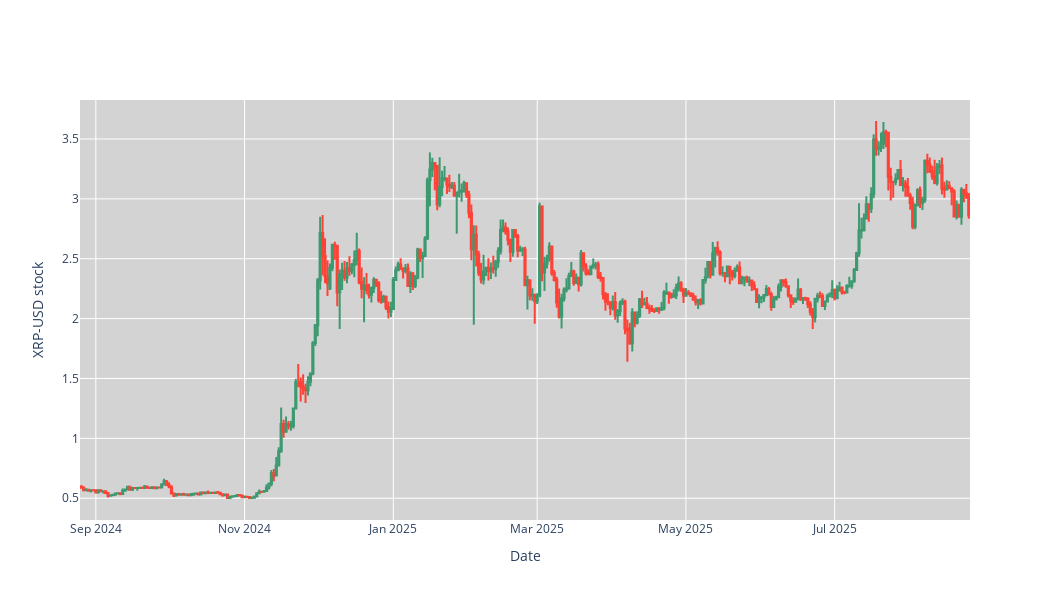

The notebook cell this image was saved under:
### Code cell
#Candlestick
fig = go.Figure(data=[go.Candlestick(x=stock_data.index, open = stock_data['Open'], close=stock_data['Close'], high = stock_data['High'], low=stock_data['Low'])])
fig.update_layout(xaxis_rangeslider_visible=False, yaxis_title=f'{ticker} stock', xaxis_title='Date', plot_bgcolor='lightgrey',
                  width=1050, height = 600)
fig.show()

### Figure 1 — Plotly figure (JSON) as saved in the notebook; plotly's stock layout.template omitted (floating-point values rounded to 4 significant figures; data arrays with more than 128 entries replaced by an {"elided": "..."} marker saying what was removed)
{"data": [{"close": {"elided": "365 float values"}, "high": {"elided": "365 float values"}, "low": {"elided": "365 float values"}, "open": {"elided": "365 float values"}, "type": "candlestick", "x": {"elided": "365 str values"}}], "layout": {"height": 600, "plot_bgcolor": "lightgrey", "width": 1050, "xaxis": {"rangeslider": {"visible": false}, "title": {"text": "Date"}}, "yaxis": {"title": {"text": "XRP-USD stock"}}}}
